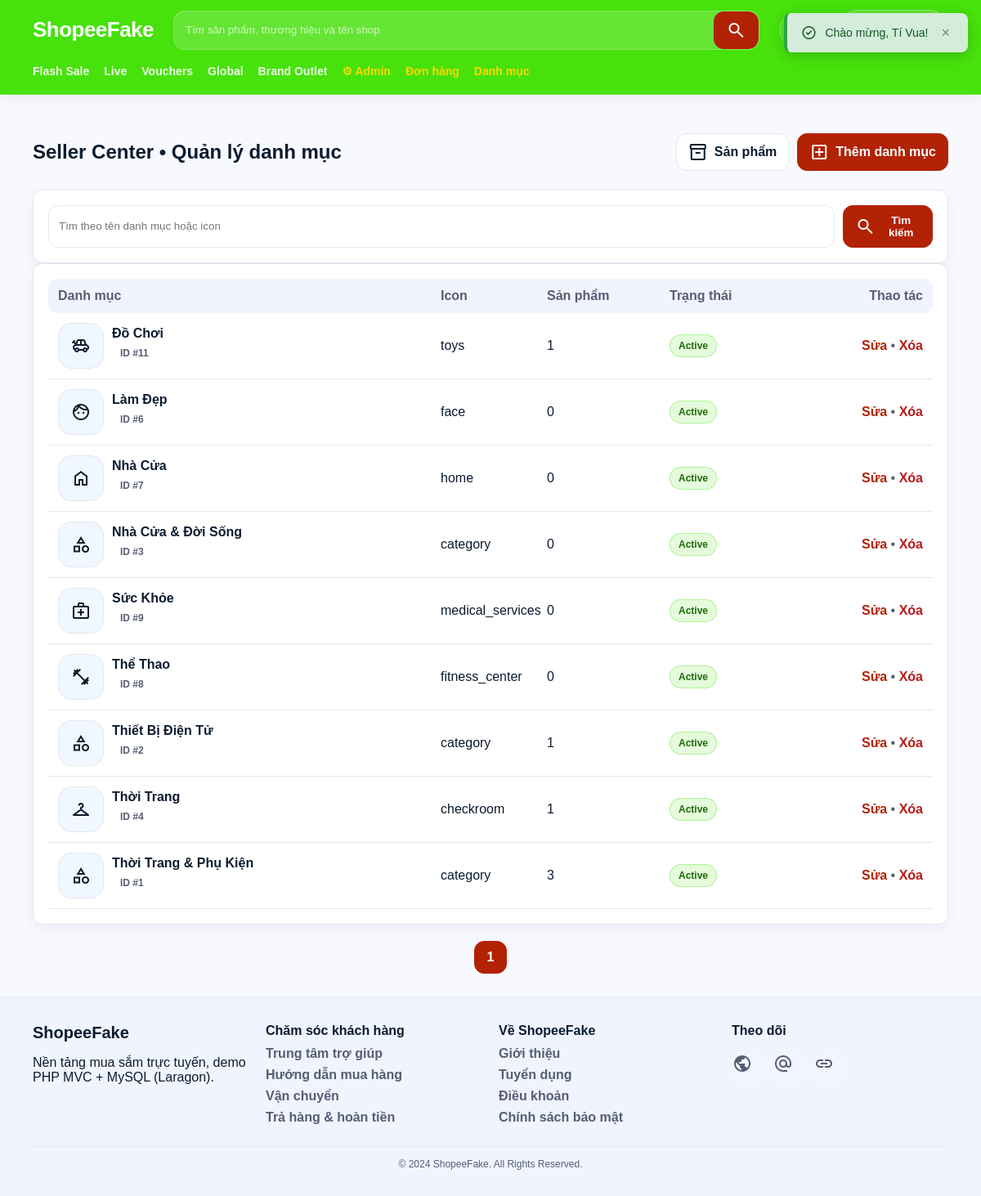
The page /seller/categories (signed in) on the database its author committed.
### tables this page shows
CREATE TABLE IF NOT EXISTS `categories` (
  `id` int NOT NULL AUTO_INCREMENT,
  `name` varchar(120) NOT NULL,
  `icon` varchar(64) DEFAULT NULL,
  PRIMARY KEY (`id`)
);

### app/controllers/SellerController.php (called while the page is built, shortened)
<?php
require_once __DIR__ . '/../models/CategoryModel.php';
class SellerController {
  public function categories() {
    $catModel = new CategoryModel($this->pdo);
    $page = max(1, (int)($_GET['page'] ?? 1));
    $q = trim($_GET['q'] ?? '');
    $result = $catModel->paginate($page, 15, $q);
    require __DIR__ . '/../views/seller/categories.php';
  }
}

### index.php (called while the page is built, shortened)
<?php
require_once __DIR__ . '/app/config/database.php';
require_once __DIR__ . '/app/core/helpers.php';
$requestPath = parse_url($_SERVER['REQUEST_URI'] ?? '/', PHP_URL_PATH) ?? '/';
$routePath = trim($requestPath, '/');
$parts = array_values(array_filter(explode('/', $routePath), static fn($part) => $part !== ''));
$controller = $parts[0] ?? 'default';
$action = isset($parts[1]) ? route_action($parts[1]) : ($controller === 'default' ? 'home' : 'index');
$obj = new $controllerClass($pdo);
$obj->$action();

### app/core/helpers.php (called while the page is built, shortened)
<?php
function base_url(string $path = ''): string {
    $scriptName = $_SERVER['SCRIPT_NAME'] ?? '/index.php';
    $base = str_replace('/index.php', '', $scriptName);
    $base = rtrim($base, '/');
    if ($path === '') {
        return $base !== '' ? $base : '/';
    }
    return ($base !== '' ? $base : '') . '/' . ltrim($path, '/');
}
function route_slug(string $value): string {
    $value = preg_replace('/([a-z])([A-Z])/', '$1-$2', $value);
    return strtolower(str_replace('_', '-', $value));
}
function url(string $controller = 'default', string $action = 'home', array $params = [], string $fragment = ''): string {
    $controller = route_slug($controller);
    $action = route_slug($action);
    if ($controller === 'default' && $action === 'home') {
        $path = base_url();
    } else {
        $path = base_url($controller . '/' . $action);
    }
    $query = http_build_query(array_filter($params, static fn($value) => $value !== null && $value !== ''), '', '&', PHP_QUERY_RFC3986);
    return $path . ($query ? '?' . $query : '') . ($fragment ? '#' . ltrim($fragment, '#') : '');
}
function e(string $s): string {
    return htmlspecialchars($s, ENT_QUOTES, 'UTF-8');
}

### app/models/CategoryModel.php (called while the page is built, shortened)
<?php
class CategoryModel {
  public function paginate(int $page, int $perPage, string $search = ''): array {
    $whereSql = '';
    $params = [];
    $countSt = $this->pdo->prepare("SELECT COUNT(*) AS cnt FROM categories c {$whereSql}");
    $countSt->execute($params);
    $total = (int)$countSt->fetch()['cnt'];
    $offset = ($page - 1) * $perPage;
    $st = $this->pdo->prepare("
      SELECT c.*, COUNT(p.id) AS product_count
      FROM categories c
      LEFT JOIN products p ON p.category_id = c.id
      {$whereSql}
      GROUP BY c.id, c.name, c.icon
      ORDER BY c.name ASC
      LIMIT ? OFFSET ?
    ");
    $st->bindValue(count($params) + 1, $perPage, PDO::PARAM_INT);
    $st->bindValue(count($params) + 2, $offset, PDO::PARAM_INT);
    $st->execute();
    return [
      'items' => $st->fetchAll(),
      'total' => $total,
      'page' => $page,
      'perPage' => $perPage,
      'totalPages' => max(1, (int)ceil($total / $perPage)),
    ];
  }
}

### app/views/seller/categories.php (the view, shortened to what this page needs)
<?php require __DIR__ . '/../shares/header.php'; ?>
<section class="container pt-32">
  <div class="seller-head">
    <h1>Seller Center &bull; Quản lý danh mục</h1>
    <div class="row gap">
      <a class="btn" href="<?= e(url('seller', 'products')) ?>">
        <span class="material-symbols-outlined">inventory_2</span> Sản phẩm
      </a>
      <a class="btn btn-primary" href="<?= e(url('seller', 'categoryAdd')) ?>">
        <span class="material-symbols-outlined">add_box</span> Thêm danh mục
      </a>
    </div>
  </div>
  <form method="GET" action="<?= e(url('seller', 'categories')) ?>" class="card mb-16">
    <div class="row gap">
      <input class="input" name="q" value="<?= e($_GET['q'] ?? '') ?>" placeholder="Tìm theo tên danh mục hoặc icon">
      <button class="btn btn-primary" type="submit">
        <span class="material-symbols-outlined">search</span> Tìm kiếm
      </button>
    </div>
  </form>
  <div class="card">
    <div class="table-head seller-table">
      <div>Danh mục</div><div>Icon</div><div>Sản phẩm</div><div>Trạng thái</div><div class="right">Thao tác</div>
    </div>
    <?php foreach ($result['items'] as $cat): ?>
      <div class="table-row seller-table">
        <div class="pcol">
          <div class="quick-icon">
            <span class="material-symbols-outlined"><?= e($cat['icon'] ?: 'category') ?></span>
          </div>
          <div>
            <div class="bold"><?= e($cat['name']) ?></div>
            <div class="muted small">ID #<?= (int)$cat['id'] ?></div>
          </div>
        </div>
        <div><?= e($cat['icon'] ?: 'category') ?></div>
        <div><?= (int)$cat['product_count'] ?></div>
        <div><span class="pill pill-green">Active</span></div>
        <div class="right">
          <a class="link" href="<?= e(url('seller', 'categoryEdit', ['id' => (int)$cat['id']])) ?>">Sửa</a>
          <span class="muted">&bull;</span>
          <a class="link danger" href="<?= e(url('seller', 'categoryDeleteConfirm', ['id' => (int)$cat['id']])) ?>">Xóa</a>
        </div>
      </div>
    <?php endforeach; ?>
  </div>
  <div class="pagination">
    <?php for ($i = 1; $i <= $result['totalPages']; $i++): ?>
      <a class="pagebtn <?= ($i === $result['page']) ? 'active' : '' ?>"
         href="<?= e(url('seller', 'categories', ['page' => $i, 'q' => $_GET['q'] ?? ''])) ?>"><?= $i ?></a>
    <?php endfor; ?>
  </div>
</section>
<?php require __DIR__ . '/../shares/footer.php'; ?>

### public/assets/styles.css (style rules this page uses)
:root { --primary:#b22204; --green:#47E10C; --bg:#f8f9ff; --text:#0b1c30; --muted:#565e74; --card:#ffffff; --border:#E2E8F0; --warn:#F59E0B; --danger:#ba1a1a; --radius:12px; --shadow: 0 10px 30px rgba(15,23,42,.08); }
* { box-sizing:border-box }
html,body { margin:0;padding:0;font-family:sans-serif;color:var(--text);background:var(--bg) }
button,input,select,textarea { font-family:sans-serif }
a { color:inherit;text-decoration:none }
.container { max-width:1280px;margin:0 auto;padding:0 40px }
.btn { display:inline-flex;align-items:center;justify-content:center;gap:8px;border:1px solid var(--border);background:white;color:var(--text); padding:10px 14px;border-radius:12px;font-weight:800;cursor:pointer;transition:.2s }
.btn-primary { background:var(--primary);border-color:var(--primary);color:white }
.small { padding:8px 10px;border-radius:10px;font-weight:700 }
.link { color:var(--primary);font-weight:800 }
.link.danger { color:var(--danger) }
.card { background:var(--card);border:1px solid var(--border);border-radius:var(--radius);box-shadow:0 6px 18px rgba(15,23,42,.05);padding:18px }
.pt-32 { padding-top:32px }
.right { text-align:right }
.bold { font-weight:900 }
.muted { color:var(--muted) }
.small { font-size:12px }
.pill { display:inline-flex;align-items:center;background:var(--primary);color:white;padding:6px 10px;border-radius:999px;font-weight:900;font-size:12px }
.pill-green { background:rgba(71,225,12,.14);color:#1f6b07;border:1px solid rgba(71,225,12,.35) }
.quick-icon { width:56px;height:56px;border-radius:16px;background:#f0f7ff;display:flex;align-items:center;justify-content:center;border:1px solid var(--border) }
.input { width:100%;border:1px solid var(--border);border-radius:12px;padding:12px 12px;outline:none }
.row { display:flex;gap:10px }
.pagination { display:flex;gap:8px;justify-content:center;margin:22px 0 }
.pagebtn { width:40px;height:40px;border-radius:12px;border:1px solid var(--border);display:flex;align-items:center;justify-content:center;font-weight:900;background:white;transition:.2s }
.pagebtn.active { background:var(--primary);border-color:var(--primary);color:white }
.table-head,.table-row { display:grid;grid-template-columns:1fr 140px 120px 140px;gap:10px;align-items:center }
.table-head { background:#eff4ff;border-radius:12px;padding:12px;font-weight:900;color:var(--muted) }
.table-row { padding:12px;border-bottom:1px solid var(--border) }
.pcol { display:flex;gap:10px;align-items:center }
.seller-head { display:flex;justify-content:space-between;align-items:center;gap:12px;margin-bottom:12px }
.seller-table { grid-template-columns:1fr 120px 140px 140px 160px }

### public/assets/auth.css (style rules this page uses)
.pagination { display: flex; gap: 8px; justify-content: center; margin-top: 20px; }

### rows shown on the page
categories: name "Đồ Chơi", id "11", icon "toys", product_count "1"
categories: name "Làm Đẹp", id "6", icon "face", product_count "0"
categories: name "Nhà Cửa", id "7", icon "home", product_count "0"
categories: name "Nhà Cửa & Đời Sống", id "3", icon "category", product_count "0"
categories: name "Sức Khỏe", id "9", icon "medical_services", product_count "0"
categories: name "Thể Thao", id "8", icon "fitness_center", product_count "0"
categories: name "Thiết Bị Điện Tử", id "2", icon "category", product_count "1"
categories: name "Thời Trang", id "4", icon "checkroom", product_count "1"
categories: name "Thời Trang & Phụ Kiện", id "1", icon "category", product_count "3"

### other values the page prints
$flashSuccess "Chào mừng, Tí Vua!"
